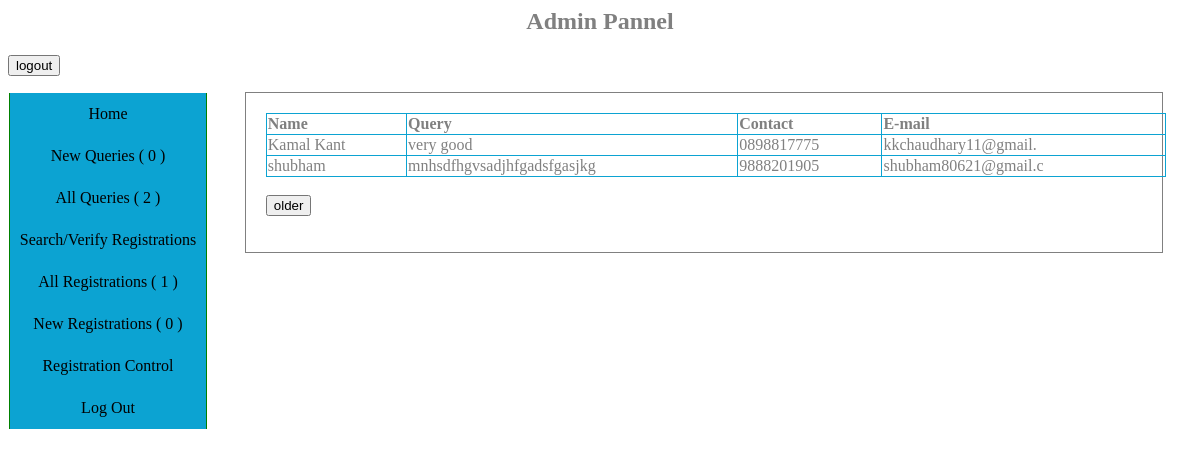
Page /account.php?ch=3&pid=0 (signed in) on the committed database.
### tables this page shows
CREATE TABLE IF NOT EXISTS `query` (
  `id` int(20) NOT NULL AUTO_INCREMENT,
  `name` text NOT NULL,
  `email` varchar(30) NOT NULL,
  `contact` varchar(10) NOT NULL,
  `queri` varchar(500) NOT NULL,
  `status` varchar(10) NOT NULL,
  PRIMARY KEY (`id`)
);

### session.php (called while the page is built, shortened)
<?php
require_once('connect.php');
$user_check=$_SESSION['login_user'];
$ses_sql=mysql_query("select * from users where name='$user_check'", $link);
$row = mysql_fetch_assoc($ses_sql);
$login_session =$row;
?>

### account.php (the view, shortened to what this page needs)
<?php
include('session.php');
  $query="select count(regno) AS value_sum from registrations";
  $result=mysql_query($query,$link);
  $row = mysql_fetch_assoc($result);
  $sum = $row['value_sum'];
  $query="select count(regno) AS value_sum from registrations where verified='no'";
  $result=mysql_query($query,$link);
  $row = mysql_fetch_assoc($result);
  $nsum = $row['value_sum'];
  $query="select count(id) AS value_sum from query";
  $result=mysql_query($query,$link);
  $row = mysql_fetch_assoc($result);
  $tq = $row['value_sum'];
  $query="select count(id) AS value_sum from query where status='new'";
  $result=mysql_query($query,$link);
  $row = mysql_fetch_assoc($result);
  $nq = $row['value_sum'];
?>
<html>
<head>
<link rel="stylesheet" href="css/admin.css">
</head>
<body>
<?php
if($login_session)
{
echo"
<center><h2>Admin Pannel</h2></center>
<form action='logout.php'><input type='submit' value='logout'></form>
<div class='sidel' style='width:20%;  float:left;'>
<ul >
<li><a href='account.php?ch=1&pid=0'>Home</a></li>
<li><a href='account.php?ch=2&pid=0'>New Queries ( $nq )</a></li >
<li><a href='account.php?ch=3&pid=0'>All Queries ( $tq )</a></li>
<li><a href='account.php?ch=4&pid=0'>Search/Verify Registrations</a></li>
<li><a href='account.php?ch=5&pid=0'>All Registrations ( $sum )</a></li>
<li><a href='account.php?ch=6&pid=0'>New Registrations ( $nsum )</a></li>
<li><a href='account.php?ch=7&pid=0'>Registration Control</a></li>
<li><a href='logout.php'>Log Out</a></li>
</ul>
</div>
<div class='data' >
";
$choice=$_SESSION['choice'];
if ($choice==3)
{
  $form=$_GET['pid'];
  $next=$form;
  if($form=='0')
  {          $query="SELECT * FROM query ORDER BY id DESC LIMIT 10";
  }
  else
  {
  $form=$form-10;
  $query="SELECT * FROM query WHERE(id<='$form')ORDER BY id DESC LIMIT 10 ";
  }
                   $result=mysql_query($query);
                echo"<table width='900px' border=1px bordercolor=black style='text-align:left;'>
                     <tr><th>Name</th><th>Query</th><th>Contact</th><th>E-mail</th></tr>
                     ";
                 while($row = mysql_fetch_assoc($result))
                    {
                     echo "<tr><td>".$row['name']."</td><td>".$row['queri']."</td><td>".$row['contact']."</td><td>".$row['email']."</td></tr>";
                    }
echo"</table><br>";
if($next=='0')
{          $query="SELECT * FROM query ORDER BY id DESC LIMIT 1";
}
else
{
$next=$next-10;
$query="SELECT * FROM query WHERE id<='$form'  ORDER BY id DESC LIMIT 1 ";
}
               $result=mysql_query($query);
                 while($row = mysql_fetch_assoc($result))
                    {
                  echo"   <form action='account.php?' method='get'>
		<input type='hidden' name='ch' value='3'>
			<input type='hidden' name='pid' value='".$row['id']."'>
				<input type='submit' value='older'>
		</form>";}
}
echo"  </div>";
}
?>
</body>
</html>

### css/admin.css (style rules this page uses)
table { border-collapse: collapse; }
table, th, td { border: 1px solid #0ca3d2; }
body { color: grey; font-family:Trebuchet MS; }
.sidel ul { list-style: none; margin:1px; padding:0; }
.sidel ul li a { padding: 12px 0; width:196px; text-decoration: none; text-align:center; float:left; border-left:1px solid green; border-right:1px solid green; color: #000; background: #0ca3d2; }
.data { width:74%; padding:20px; float:left; border:1px solid; }

### rows in the picture
query: name "Kamal Kant", queri "very good", contact "0898817775", email "kkchaudhary11@gmail."
query: name "shubham", queri "mnhsdfhgvsadjhfgadsfgasjkg", contact "9888201905", email "shubham80621@gmail.c"

### other values in the picture
$nq "0"
$tq "2"
$sum "1"
$nsum "0"
